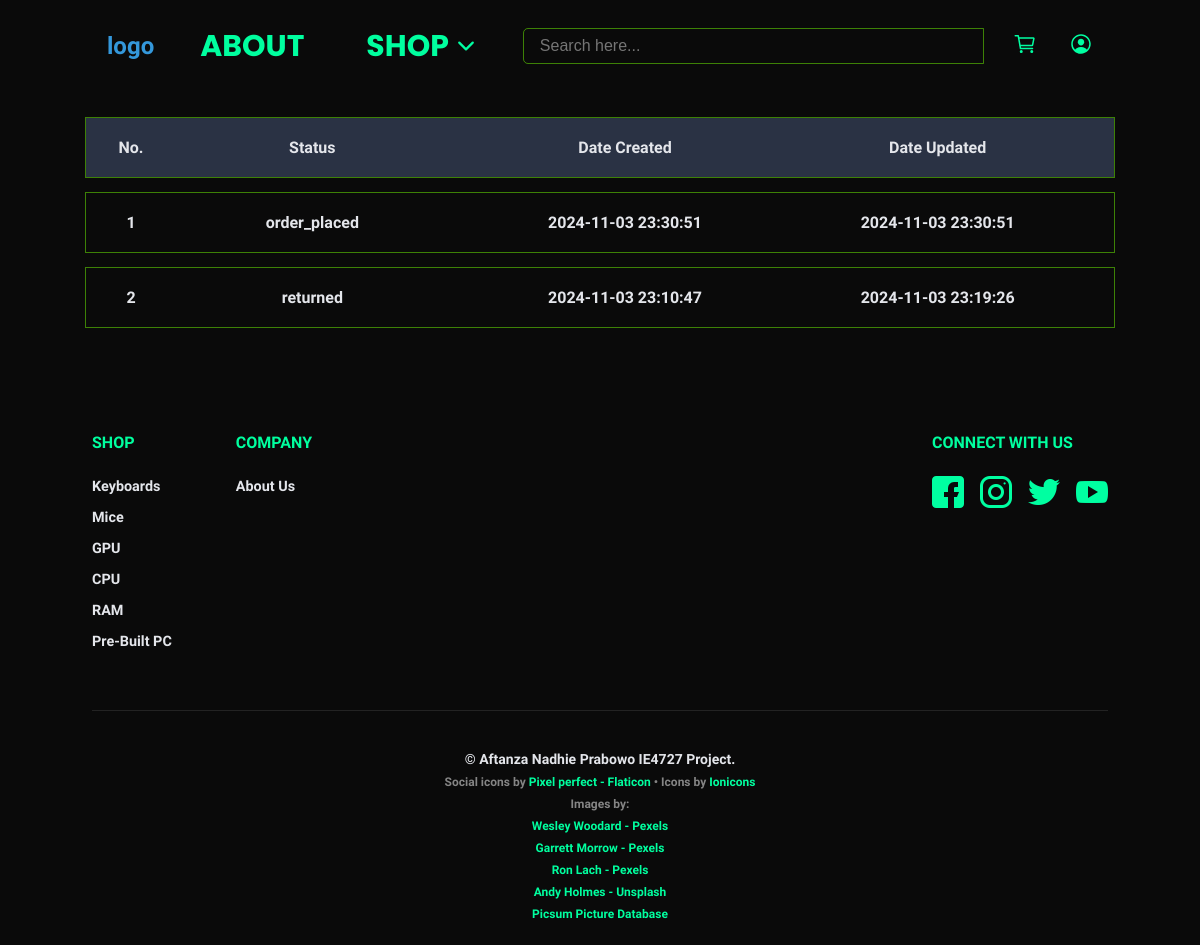
The page /profile/order_history/index.php (signed in) on the database as committed earlier.
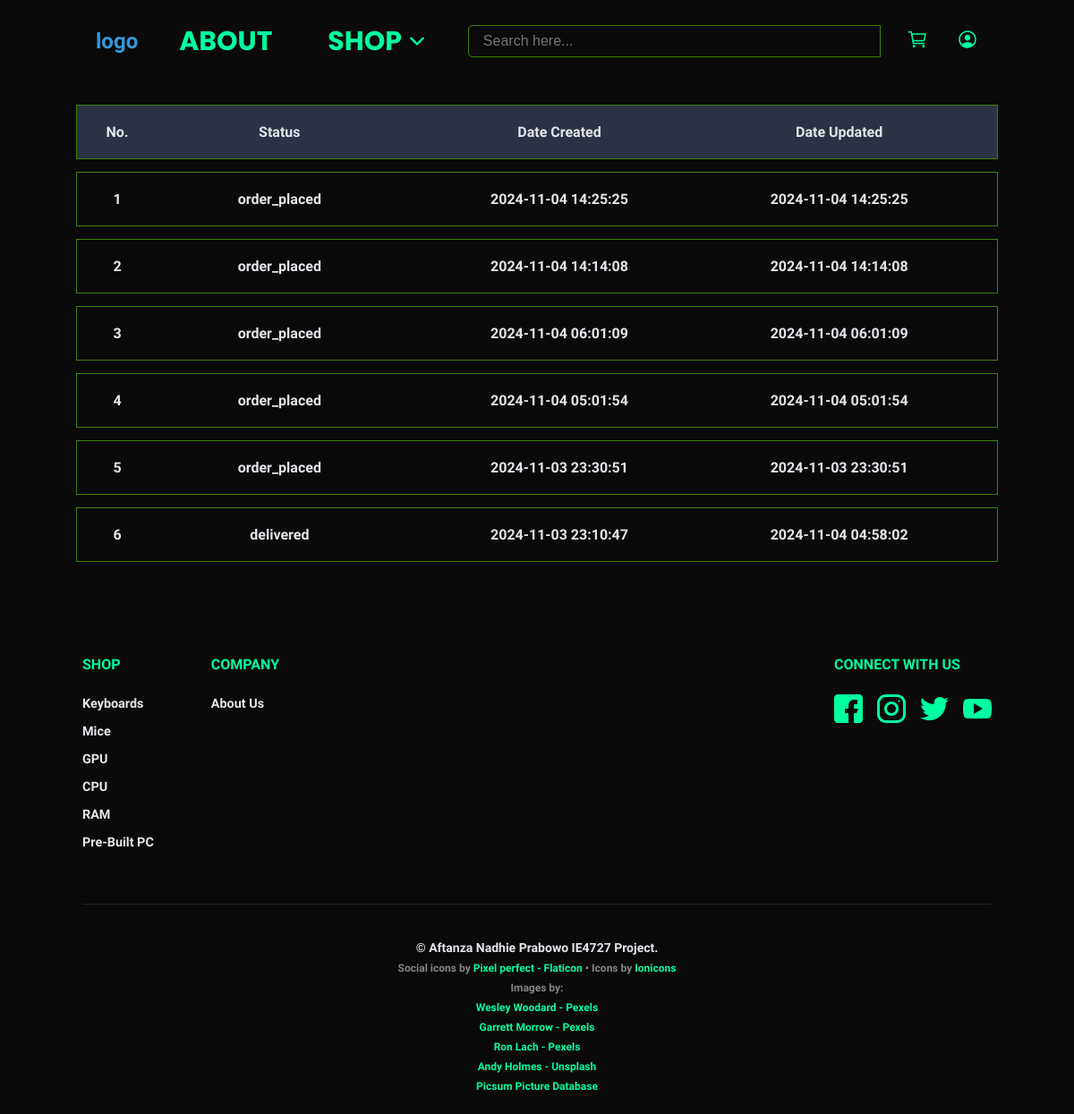
The same page on the database as committed later.
### tables this page shows
CREATE TABLE `placed_orders` (
  `id` int(11) NOT NULL,
  `user_id` int(11) DEFAULT NULL,
  `order_status` enum('order_placed','processing','shipped','out_for_delivery','delivered','cancelled','returned') NOT NULL,
  `created_at` datetime NOT NULL DEFAULT current_timestamp(),
  `updated_at` datetime NOT NULL DEFAULT current_timestamp() ON UPDATE current_timestamp()
);

### profile/order_history/index.php (the view, shortened to what this page needs)
<!DOCTYPE html>
<head>
    <html lang="en">
    <link rel="stylesheet" href="styles.css">
    <link rel="stylesheet" href="/global/styles.css">
    <link rel="stylesheet" href="/global/header/styles.css">
    <link rel="stylesheet" href="/global/footer/styles.css">
</head>
<?php
if (isset($_SESSION['user_id'])) {
    $placed_orders = [];
    $user_id = $_SESSION['user_id'];
    $conn = db_connect();
    $sql = 'SELECT id, order_status, created_at, updated_at FROM placed_orders WHERE user_id = ' . $user_id . ' ORDER BY created_at DESC';
    $res = mysqli_query($conn, $sql);
    $res_str = mysqli_fetch_all($res, MYSQLI_ASSOC);
    $placed_orders = $res_str;
} else {
    header('Location: /profile');
}
?>
<body class="order_history-page">
    <?php include('../..//global/header/index.php'); ?>
    <div class="order_history-content Content">
        <div class="Card--grid Card--grid-header order_history-item">
            <div>
                No.
            </div>
            <div>
                Status
            </div>
            <div>
                Date Created
            </div>
            <div>
                Date Updated
            </div>
        </div>
        <?php foreach ($placed_orders as $index => $placed_order): ?>
            <div class="Card--grid pointer order_history-item" onclick="handleOnclick('<?php echo $placed_order['id'] ?>')">
                <div>
                    <?php echo $index + 1 ?>
                </div>
                <div>
                    <?php echo $placed_order['order_status'] ?>
                </div>
                <div>
                    <?php echo $placed_order['created_at'] ?>
                </div>
                <div>
                    <?php echo $placed_order['updated_at'] ?>
                </div>
            </div>
        <?php endforeach; ?>
    </div>
    <?php include('../../global/footer/index.php'); ?>
</body>
</html>

### global/header/index.php (shortened to what this page needs)
<div class="Header header">
    <div class="logo" onclick="handleLogo()">
        <h3>logo</h3>
    </div>
    <div class="about-container" onclick="handleAbout()">
        <div class="about button-header">
            <h3>ABOUT</h3>
        </div>
    </div>
    <div class="shop-container">
        <div class="shop button-header" id="shop" onclick="handleShop()">
            <h3>SHOP</h3>
            <img class="icon" src="/img/icons/arrow-down.svg" alt="">
        </div>
    </div>
    <div class="search">
        <form method="get" onsubmit="handleSearchSubmit(this, event)">
            <input class="Input" type="search" placeholder="Search here..." name="search" id="search" onkeydown="handleSearchKeyDown(this, event)">
        </form>
    </div>
    <div class="profile">
        <div class="cart">
            <img src="/img/header/cart.svg" alt="" class="icon icon-profile" onclick="handleCart()">
        </div>
        <div class="account">
            <img src="/img/header/person.svg" alt="" class="icon icon-profile" onclick="handleAccount()">
        </div>
    </div>
</div>

### global/footer/index.php
<div class="footer">
    <div class="footer-content">
        <div class="footer-section links">
            <div class="footer-column">
                <h3>Shop</h3>
                <ul>
                    <li><a href="/shop?category%5B%5D=keyboards">Keyboards</a></li>
                    <li><a href="/shop?category%5B%5D=mice">Mice</a></li>
                    <li><a href="/shop?category%5B%5D=gpu">GPU</a></li>
                    <li><a href="/shop?category%5B%5D=cpu">CPU</a></li>
                    <li><a href="/shop?category%5B%5D=ram">RAM</a></li>
                    <li><a href="/shop?category%5B%5D=prebuilt">Pre-Built PC</a></li>
                </ul>
            </div>
            <div class="footer-column">
                <h3>Company</h3>
                <ul>
                    <li><a href="/about">About Us</a></li>
                </ul>
            </div>
        </div>
        <div class="footer-section social">
            <h3>Connect With Us</h3>
            <div class="socials">
                <a href="/" target="_blank" rel="noopener noreferrer">
                    <img class="social-icons icon" src="/img/icons/facebook.png" alt="Facebook">
                </a>
                <a href="/" target="_blank" rel="noopener noreferrer">
                    <img class="social-icons icon" src="/img/icons/instagram.png" alt="Instagram">
                </a>
                <a href="/" target="_blank" rel="noopener noreferrer">
                    <img class="social-icons icon" src="/img/icons/twitter.png" alt="Twitter">
                </a>
                <a href="/" target="_blank" rel="noopener noreferrer">
                    <img class="social-icons icon" src="/img/icons/youtube.png" alt="YouTube">
                </a>
            </div>
        </div>
    </div>
    <div class="footer-bottom">
        <p>&copy Aftanza Nadhie Prabowo IE4727 Project.</p>
        <div class="credits">
            <p>
                Social icons by <a href="https://www.flaticon.com/packs/social-16" target="_blank" rel="noopener noreferrer">Pixel perfect - Flaticon</a>
                • Icons by <a href="https://ionic.io/ionicons" target="_blank" rel="noopener noreferrer">Ionicons</a>
            </p>
            <p>
                Images by:
            </p>
            <p><a href="https://www.pexels.com/photo/turned-on-mechanical-keyboard-572665/" target="_blank" rel="noopener noreferrer">Wesley Woodard - Pexels</a></p>
            <p><a href="https://www.pexels.com/photo/photo-of-red-and-black-sony-ps4-dualshock4-2323435/" target="_blank" rel="noopener noreferrer">Garrett Morrow - Pexels</a></p>
            <p><a href="https://www.pexels.com/photo/computer-on-the-table-7858742/" target="_blank" rel="noopener noreferrer">Ron Lach - Pexels</a></p>
            <p><a href="https://unsplash.com/photos/black-and-blue-computer-tower-EOAKUQcsFIU" target="_blank" rel="noopener noreferrer">Andy Holmes - Unsplash</a></p>
            <p><a href="https://picsum.photos/" target="_blank" rel="noopener noreferrer">Picsum Picture Database</a></p>
        </div>
    </div>
</div>

### profile/order_history/styles.css (style rules this page uses)
.pointer { cursor: pointer; transition: all 0.15s ease-in-out; }
.order_history-item { grid-template-columns: 50px 1fr 1fr 1fr; }

### global/styles.css (style rules this page uses)
:root { --offwhite: #f2f7f6; --darkgrey: #333333; --teal: #74c7b8; --teal-dark: #43897a; --muted-rose: #c97d84; --muted-rose-dark: #a2333a; --cool-sage: #a2b8a5; --primary-color: #2c3e50; --secondary-color: #3498db; --tertiary-color: #2a3244; --accent-color: #e74c3c; --background-color: #0a0a0a; --text-color: #e4e6eb; --subtext-color: #707786; --subtext-color-variant: #979ca5; --hover-color: #2980b9; --neon-green: #00ff9f; --neon-green-muted: #74ff037c; --neon-green-variant: #4caf50; }
h1, h2, h3, h4, h5, h6, p, span { margin: 0; }
body { color: var(--text-color); position: relative; margin: 0 60px; background-color: var(--background-color); position: relative; font-family: "Quicksand", sans-serif; font-weight: 600; font-optical-sizing: auto; font-style: normal; }
.Content { padding: 10px; margin: 0 auto; min-height: 70%; }
.icon { -webkit-filter: invert(76%) sepia(77%) saturate(2228%) hue-rotate(100deg) brightness(105%) contrast(108%); filter: invert(76%) sepia(77%) saturate(2228%) hue-rotate(100deg) brightness(105%) contrast(108%); }
.Card--grid { display: grid; padding: 20px; margin: 16px; outline: solid 1px var(--neon-green-muted); transition: all 0.3s ease; }
.Card--grid > div { display: flex; justify-content: center; align-items: center; }
.Card--grid-header { background-color: var(--tertiary-color); }
.Input { box-sizing: border-box; padding: 0.5rem 1rem; border: none; font-size: 1rem; margin: 0; background-color: transparent; outline: solid 1px var(--neon-green-muted); color: white; }

### global/header/styles.css (style rules this page uses)
.header { display: flex; justify-content: space-between; align-items: center; padding: 1rem 2rem; background-color: transparent; }
.header > div { padding: 0 15px; display: flex; align-items: center; justify-content: center; }
.header .search { flex: 1; }
.button-header { background-color: transparent; color: var(--neon-green); border: none; padding: 0.5rem 1rem; cursor: pointer; transition: background-color 0.2s ease-in-out, color 0.2s ease-in-out; font-family: "Poppins", sans-serif; font-weight: 500; font-style: normal; font-size: 1.6rem; text-decoration: none; user-select: none; }
.logo h3 { font-size: 1.5rem; font-weight: 700; color: var(--secondary-color); cursor: pointer; transition: color 0.3s ease; }
.shop-container { position: relative; }
.shop-container .shop { display: flex; justify-content: center; align-items: center; }
.shop-container .shop > img { width: 24px; height: auto; transition: transform 0.15s ease-in-out; }
.shop-container .shop > h3 { padding-right: 5px; }
.search form { width: 100%; margin: 0; }
.search form input { width: 100%; border-radius: 4px 0 0 4px; }
.profile { display: flex; gap: 2rem; }
.icon-profile { width: 24px; height: auto; cursor: pointer; transition: color 0.3s ease; }

### global/footer/styles.css (style rules this page uses)
.footer { background-color: var(--background-color); color: var(--text-color); padding: 3rem 2rem 1rem 2rem; margin-top: 2rem; }
.footer-content { max-width: 1200px; margin: 0 auto; display: flex; justify-content: space-between; gap: 4rem; }
.footer-section.links { display: flex; gap: 4rem; flex-wrap: wrap; }
.footer-column h3 { color: var(--neon-green); font-size: 1rem; text-transform: uppercase; margin-bottom: 1.5rem; font-weight: 600; }
.footer-column ul { list-style: none; padding: 0; margin: 0; }
.footer-column ul li { margin-bottom: 0.75rem; }
.footer-column ul li a { color: var(--text-color); text-decoration: none; font-size: 0.9rem; transition: color 0.2s ease; }
.footer-section.social h3 { color: var(--neon-green); font-size: 1rem; text-transform: uppercase; margin-bottom: 1.5rem; }
.socials { display: flex; gap: 1rem; }
.social-icons { width: 32px; height: 32px; object-fit: cover; transition: transform 0.2s ease-in-out; }
.footer-bottom { max-width: 1200px; margin: 3rem auto 0 auto; padding-top: 2rem; border-top: 1px solid rgba(255, 255, 255, 0.1); text-align: center; font-size: 0.875rem; color: var(--text-color); }
.footer-bottom p { margin: 0.5rem 0; }
.footer-bottom a { color: var(--neon-green); text-decoration: none; transition: color 0.2s ease; }
.credits { margin-top: 0.5rem; font-size: 0.75rem; color: rgba(255, 255, 255, 0.5); }

Rows that differ between the two databases and show on the page:
added placed_orders: order_status "order_placed", created_at "2024-11-04 14:25:25", updated_at "2024-11-04 14:25:25"
added placed_orders: order_status "order_placed", created_at "2024-11-04 14:14:08", updated_at "2024-11-04 14:14:08"
added placed_orders: order_status "order_placed", created_at "2024-11-04 06:01:09", updated_at "2024-11-04 06:01:09"
added placed_orders: order_status "order_placed", created_at "2024-11-04 05:01:54", updated_at "2024-11-04 05:01:54"
changed placed_orders: order_status "returned" → "delivered"; updated_at "2024-11-03 23:19:26" → "2024-11-04 04:58:02"
